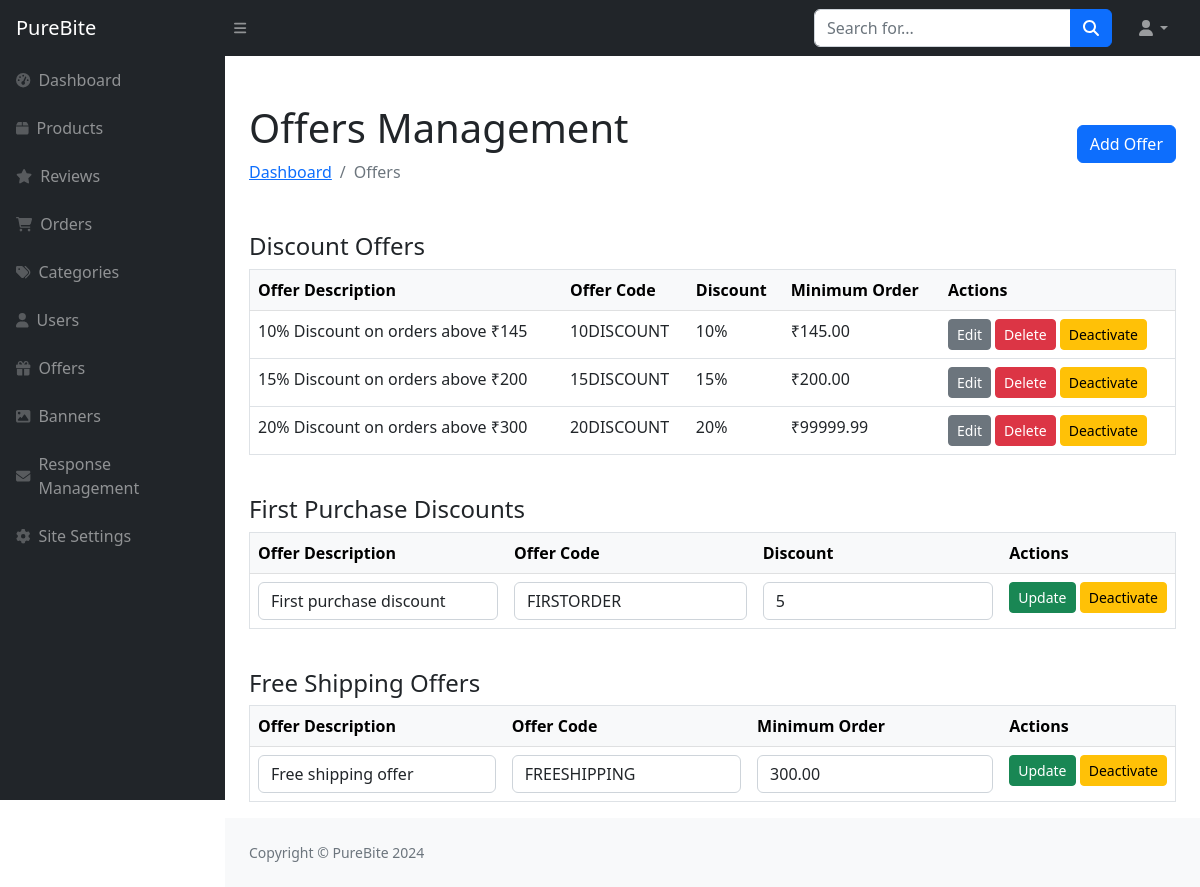
The app's page /Admin/offers.php with its own data.
### tables this page shows
CREATE TABLE `offer_details_tbl` (
  `Offer_Id` int(11) NOT NULL,
  `Offer_Code` varchar(20) NOT NULL,
  `Offer_Description` text DEFAULT NULL,
  `Discount` int(11) DEFAULT NULL,
  `Max_Discount` float NOT NULL,
  `Minimum_Order` decimal(7,2) DEFAULT NULL,
  `offer_type` int(11) DEFAULT 1,
  `active_status` int(11) DEFAULT 1,
  `Start_Date` datetime DEFAULT NULL,
  `End_Date` datetime DEFAULT NULL
);

### Admin/offers.php (the view, shortened to what this page needs)
<?php include("sidebar.php"); ?>
<div id="layoutSidenav_content">
    <main>
        <div class="container-fluid px-4">
            <div class="d-flex justify-content-between align-items-center mt-4 mb-4">
                <div>
                    <h1 class="mt-4">Offers Management</h1>
                    <ol class="breadcrumb mb-4">
                        <li class="breadcrumb-item"><a href="index.php">Dashboard</a></li>
                        <li class="breadcrumb-item active">Offers</li>
                    </ol>
                </div>
                <a class="btn btn-primary" href="add-offer.php">Add Offer</a>
            </div>
            <h4 class="mt-4">Discount Offers</h4>
            <div class="card-body">
                <table class="table border text-nowrap">
                    <thead class="table-light">
                        <tr>
                            <th>Offer Description</th>
                            <th>Offer Code</th>
                            <th>Discount</th>
                            <th>Minimum Order</th>
                            <th>Actions</th>
                        </tr>
                    </thead>
                    <tbody>
                        <?php
                            $query = "SELECT `Offer_Id`,`Offer_Code`, `Offer_Description`, `Discount`, `Minimum_Order`, `offer_type`,`active_status` FROM `offer_details_tbl` where offer_type=1";
                            $result = mysqli_query($con,$query);
                            if(mysqli_num_rows($result)){
                                while($offer = mysqli_fetch_assoc($result)){
                                ?>
                                <tr>
                                    <td><?php echo $offer["Offer_Description"]?></td>
                                    <td><?php echo $offer["Offer_Code"]?></td>
                                    <td><?php echo $offer["Discount"]?>%</td>
                                    <td>₹<?php echo $offer["Minimum_Order"]?></td>
                                    <td>
                                        <div class="d-flex flex-nowrap">
                                            <a href="update-offer.php?offer_id=<?php echo $offer["Offer_Id"]?>" class="btn btn-secondary btn-sm me-1">Edit</a>
                                            <a href="" class="btn btn-danger btn-sm me-1" data-bs-toggle="modal" data-bs-target="#deleteModal<?php echo $offer["Offer_Id"]?>">Delete</a>
                                            <?php if($offer["active_status"] == 1) { ?>
                                                <a href="" class="btn btn-warning btn-sm" data-bs-toggle="modal" data-bs-target="#deactivateModal<?php echo $offer["Offer_Id"]?>">Deactivate</a>
                                            <?php } else { ?>
                                                <a href="" class="btn btn-success btn-sm" data-bs-toggle="modal" data-bs-target="#activateModal<?php echo $offer["Offer_Id"]?>">Activate</a>
                                            <?php } ?>
                                        </div>
                                    </td>
                                </tr>
                                <?php
                                }
                            }
                            else{
                                echo "<tr>
                                    <td colspan='4'>There is no offer to display!</td>
                                    </tr>";
                            }
                        ?>
                    </tbody>
                </table>
            </div>
            <h4 class="mt-4">First Purchase Discounts</h4>
            <div class="card-body">
                <table class="table border text-nowrap">
                    <thead class="table-light">
                        <tr>
                            <th>Offer Description</th>
                            <th>Offer Code</th>
                            <th>Discount</th>
                            <th>Actions</th>
                        </tr>
                    </thead>
                    <tbody>
                        <?php
                            $query = "SELECT `Offer_Id`,`Offer_Code`, `Offer_Description`, `Discount`, `Minimum_Order`, `offer_type`,`active_status` FROM `offer_details_tbl` where offer_type=2";
                            $result = mysqli_query($con,$query);
                            $offer = mysqli_fetch_assoc($result);
                        ?>
                        <tr>
                        <form action="update-offer-type.php" method="post">
                            <td><input type="text" class="form-control" name="offer_description" value="<?php echo $offer["Offer_Description"]; ?>"></td>
                            <td><input type="text" class="form-control" name="offer_code" value="<?php echo $offer["Offer_Code"]; ?>"></td>
                            <td><input type="text" class="form-control" name="discount" value="<?php echo $offer["Discount"]; ?>"></td>
                            <td>
                                <input type="submit" class="btn btn-success btn-sm" value="Update">
                                <?php if($offer["active_status"] == 1) { ?>
                                    <a href="" class="btn btn-warning btn-sm" data-bs-toggle="modal" data-bs-target="#deactivateModal<?php echo $offer["Offer_Id"]?>">Deactivate</a>
                                <?php } else { ?>
                                    <a href="" class="btn btn-success btn-sm" data-bs-toggle="modal" data-bs-target="#activateModal<?php echo $offer["Offer_Id"]?>">Activate</a>
                                <?php } ?>
                            </td>
                        </form>
                        </tr>
                    </tbody>
                </table>
            </div>
            <h4 class="mt-4">Free Shipping Offers</h4>
            <div class="card-body">
                <table class="table border text-nowrap">
                    <thead class="table-light">
                        <tr>
                            <th>Offer Description</th>
                            <th>Offer Code</th>
                            <th>Minimum Order</th>
                            <th>Actions</th>
                        </tr>
                    </thead>
                    <tbody>
                        <?php
                            $query = "SELECT `Offer_Id`, `Offer_Code`,`Offer_Description`, `Discount`, `Minimum_Order`, `offer_type`,`active_status` FROM `offer_details_tbl` where offer_type=3";
                            $result = mysqli_query($con,$query);
                            $offer = mysqli_fetch_assoc($result);
                        ?>
                        <tr>
                        <form action="update-offer-type.php" method="post">
                            <td><input type="text" class="form-control" name="offer_description" value="<?php echo $offer["Offer_Description"]; ?>"></td>
                            <td><input type="text" class="form-control" name="offer_code" value="<?php echo $offer["Offer_Code"]; ?>"></td>
                            <td><input type="text" class="form-control" name="minimum_order" value="<?php echo $offer["Minimum_Order"]; ?>"></td>
                            <td>
                                <input type="submit" class="btn btn-success btn-sm" value="Update">
                                <?php if($offer["active_status"] == 1) { ?>
                                    <a href="" class="btn btn-warning btn-sm" data-bs-toggle="modal" data-bs-target="#deactivateModal<?php echo $offer["Offer_Id"]?>">Deactivate</a>
                                <?php } else { ?>
                                    <a href="" class="btn btn-success btn-sm" data-bs-toggle="modal" data-bs-target="#activateModal<?php echo $offer["Offer_Id"]?>">Activate</a>
                                <?php } ?>
                            </td>
                        </form>
                        </tr>
                    </tbody>
                </table>
            </div>
        </div>
    </main>
<?php include("footer.php"); ?>

### records on screen
offer_details_tbl: Offer_Description "10% Discount on orders above ₹145", Offer_Code "10DISCOUNT", Discount "10", Minimum_Order "145.00"
offer_details_tbl: Offer_Description "15% Discount on orders above ₹200", Offer_Code "15DISCOUNT", Discount "15", Minimum_Order "200.00"
offer_details_tbl: Offer_Description "20% Discount on orders above ₹300", Offer_Code "20DISCOUNT", Discount "20", Minimum_Order "99999.99"
offer_details_tbl: offer_description "First purchase discount", offer_code "FIRSTORDER", discount "5"
offer_details_tbl: offer_description "Free shipping offer", offer_code "FREESHIPPING", minimum_order "300.00"
